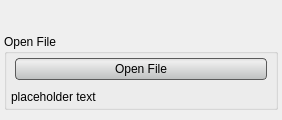
<?xml version="1.0" encoding="UTF-8"?>
<ui version="4.0">
 <class>OpenHISFileToolInterface</class>
 <widget class="QWidget" name="OpenHISFileToolInterface">
  <property name="geometry">
   <rect>
    <x>0</x>
    <y>0</y>
    <width>282</width>
    <height>120</height>
   </rect>
  </property>
  <property name="sizePolicy">
   <sizepolicy hsizetype="Minimum" vsizetype="Fixed">
    <horstretch>0</horstretch>
    <verstretch>0</verstretch>
   </sizepolicy>
  </property>
  <property name="minimumSize">
   <size>
    <width>213</width>
    <height>120</height>
   </size>
  </property>
  <property name="baseSize">
   <size>
    <width>213</width>
    <height>139</height>
   </size>
  </property>
  <property name="windowTitle">
   <string>Open File</string>
  </property>
  <property name="styleSheet">
   <string notr="true">QWidget#AndFilterInterface{
	border-radius: 3px;
	background-color: qlineargradient(spread:pad, x1:0.5, y1:0, x2:0.5, y2:0.960227, stop:0 rgba(241, 241, 241, 255), stop:0.155779 rgba(250, 250, 250, 255), stop:1 rgba(222, 224, 224, 255));      
}

QPushButton{
	background-color: qlineargradient(spread:pad, x1:0.5, y1:0, x2:0.5, y2:0.960227, stop:0 rgba(221, 221, 221, 255), stop:0.155779 rgba(238, 238, 238, 255), stop:1 rgba(192, 194, 194, 255));
	border-radius: 4px;
	border: 1px solid rgb(90, 90, 90);
	margin:4px;
}

QPushButton:hover{
	background-color: qlineargradient(spread:pad, x1:0.5, y1:0, x2:0.5, y2:1, stop:0 rgba(195, 195, 195, 255), stop:0.253769 rgba(206, 206, 206, 255), stop:1 rgba(185, 185, 185, 255));
	border-radius: 4px;
	border: 1px solid rgb(90, 90, 90);
	margin:4px;
}

QPushButton:pressed{
	background-color: qlineargradient(spread:pad, x1:0.5, y1:0, x2:0.5, y2:1, stop:0 rgba(150, 150, 150, 255), stop:0.753769 rgba(206, 206, 206, 255), stop:1 rgba(185, 185, 185, 255));
	border-radius: 4px;
	border: 1px solid rgb(90, 90, 90);
	margin:4px;
}</string>
  </property>
  <layout class="QVBoxLayout" name="verticalLayout">
   <property name="spacing">
    <number>2</number>
   </property>
   <property name="margin">
    <number>4</number>
   </property>
   <item>
    <widget class="QGroupBox" name="connected_to_mask_groupbox_">
     <property name="minimumSize">
      <size>
       <width>0</width>
       <height>76</height>
      </size>
     </property>
     <property name="maximumSize">
      <size>
       <width>16777215</width>
       <height>52</height>
      </size>
     </property>
     <property name="title">
      <string>Open File</string>
     </property>
     <property name="alignment">
      <set>Qt::AlignLeading|Qt::AlignLeft|Qt::AlignTop</set>
     </property>
     <layout class="QVBoxLayout" name="verticalLayout_1">
      <property name="spacing">
       <number>6</number>
      </property>
      <property name="leftMargin">
       <number>4</number>
      </property>
      <property name="topMargin">
       <number>0</number>
      </property>
      <property name="rightMargin">
       <number>4</number>
      </property>
      <property name="bottomMargin">
       <number>4</number>
      </property>
      <item>
       <widget class="QPushButton" name="openFileButton">
        <property name="minimumSize">
         <size>
          <width>0</width>
          <height>30</height>
         </size>
        </property>
        <property name="text">
         <string>Open File</string>
        </property>
       </widget>
      </item>
      <item>
       <widget class="QLabel" name="FileNameLabel">
        <property name="minimumSize">
         <size>
          <width>0</width>
          <height>30</height>
         </size>
        </property>
        <property name="text">
         <string>placeholder text</string>
        </property>
       </widget>
      </item>
     </layout>
    </widget>
   </item>
  </layout>
 </widget>
 <resources/>
 <connections/>
</ui>
